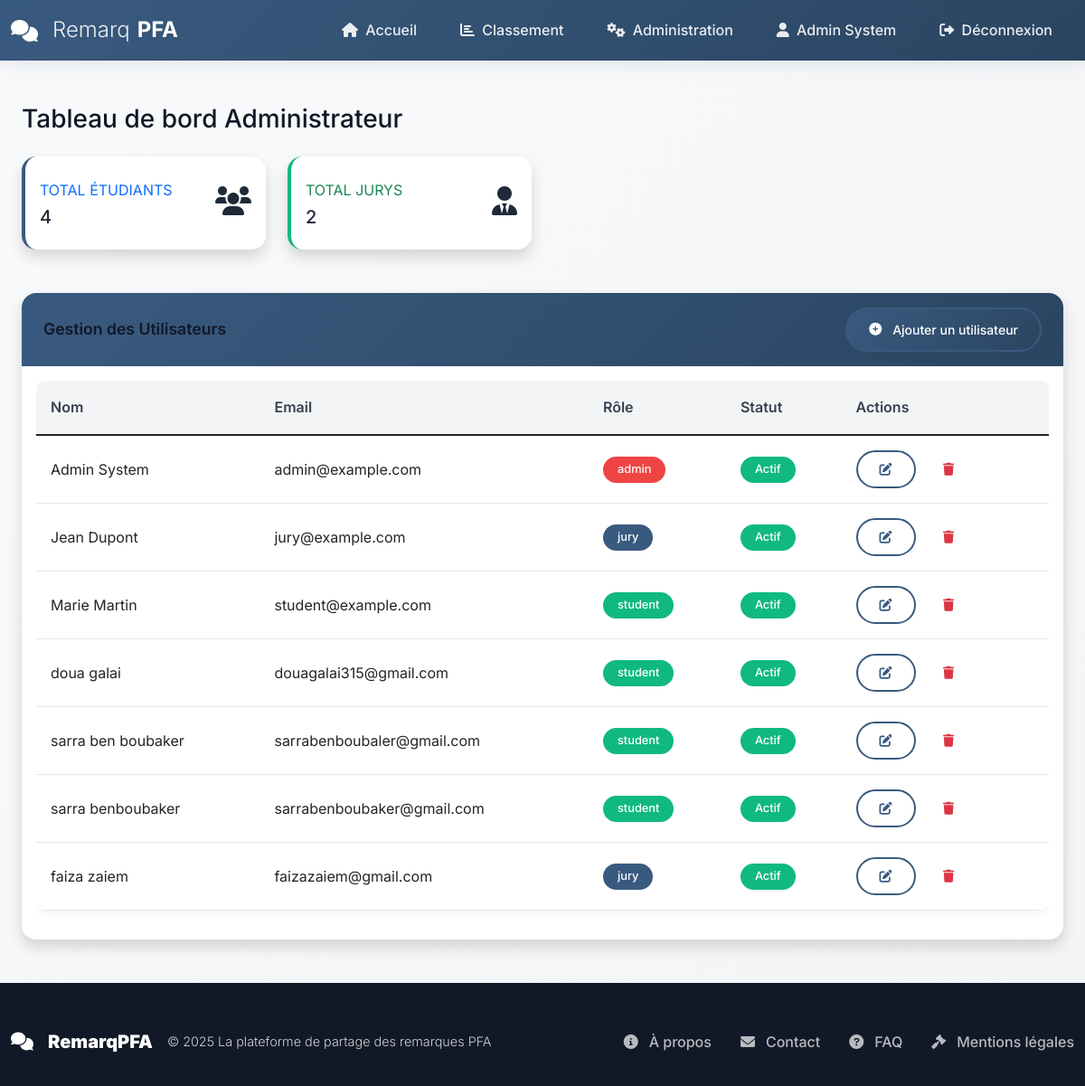
The page /admin/dashboard (signed in) on the database its author committed.
### models.py (models this page shows, shortened)
class User(UserMixin, db.Model):
    __tablename__ = 'users'
    id = db.Column(db.Integer, primary_key=True)
    username = db.Column(db.String(80), unique=True, nullable=False, index=True)
    email = db.Column(db.String(120), unique=True, nullable=False, index=True)
    password_hash = db.Column(db.String(255), nullable=False)
    first_name = db.Column(db.String(50), nullable=True)
    last_name = db.Column(db.String(50), nullable=True)
    role = db.Column(db.String(20), nullable=False, default='student')
    is_active = db.Column(db.Boolean, default=True)
    created_at = db.Column(db.DateTime, default=datetime.utcnow)
    updated_at = db.Column(db.DateTime, default=datetime.utcnow, onupdate=datetime.utcnow)
    comments_as_jury = db.relationship('Comment',
                                      foreign_keys='Comment.jury_id',
                                      backref='jury_user',
                                      lazy='dynamic')
    comments_as_student = db.relationship('Comment',
                                         foreign_keys='Comment.student_id',
                                         backref='student_user',
                                         lazy='dynamic')
    pfa_projects = db.relationship('PFAProject',
                                  foreign_keys='PFAProject.student_id',
                                  backref='project_student',
                                  lazy='dynamic')
    project_comments = db.relationship('ProjectComment',
                                      foreign_keys='ProjectComment.user_id',
                                      backref='comment_author',
                                      lazy='dynamic')
    notifications = db.relationship('Notification',
                                   foreign_keys='Notification.user_id',
                                   backref='notification_user',
                                   lazy='dynamic')
    def get_full_name(self):
        if self.first_name and self.last_name:
            return f"{self.first_name} {self.last_name}"
        return self.username

### routes/admin.py (the view)
@admin_bp.route('/dashboard')
@login_required
def dashboard():
    if current_user.role != 'admin':
        return redirect(url_for('public.home'))
    stats = {
        'total_students': User.query.filter_by(role='student').count(),
        'total_juries': User.query.filter_by(role='jury').count()
    }
    users = User.query.all()
    return render_template('admin/dashboard.html', stats=stats, users=users)

### templates/admin/dashboard.html (shortened to what this page needs)
{% extends "base.html" %}
{% block content %}
<div class="container-fluid py-4">
    <h1 class="h3 mb-4">Tableau de bord Administrateur</h1>
    <div class="row">
        <div class="col-xl-3 col-md-6 mb-4">
            <div class="card border-left-primary shadow h-100 py-2">
                <div class="card-body">
                    <div class="row no-gutters align-items-center">
                        <div class="col mr-2">
                            <div class="text-xs font-weight-bold text-primary text-uppercase mb-1">Total Étudiants</div>
                            <div class="h5 mb-0 font-weight-bold">{{ stats.total_students }}</div>
                        </div>
                        <div class="col-auto">
                            <i class="fas fa-users fa-2x text-gray-300"></i>
                        </div>
                    </div>
                </div>
            </div>
        </div>
        <div class="col-xl-3 col-md-6 mb-4">
            <div class="card border-left-success shadow h-100 py-2">
                <div class="card-body">
                    <div class="row no-gutters align-items-center">
                        <div class="col mr-2">
                            <div class="text-xs font-weight-bold text-success text-uppercase mb-1">Total Jurys</div>
                            <div class="h5 mb-0 font-weight-bold">{{ stats.total_juries }}</div>
                        </div>
                        <div class="col-auto">
                            <i class="fas fa-user-tie fa-2x text-gray-300"></i>
                        </div>
                    </div>
                </div>
            </div>
        </div>
    </div>
    <div class="row mt-4">
        <div class="col-12">
            <div class="card shadow mb-4">
                <div class="card-header py-3 d-flex justify-content-between align-items-center">
                    <h6 class="m-0 font-weight-bold">Gestion des Utilisateurs</h6>
                    <a href="{{ url_for('admin.add_user') }}" class="btn btn-primary btn-sm">
                        <i class="fas fa-plus-circle me-1"></i> Ajouter un utilisateur
                    </a>
                </div>
                <div class="card-body">
                    <div class="table-responsive">
                        <table class="table table-hover">
                            <thead>
                                <tr>
                                    <th>Nom</th>
                                    <th>Email</th>
                                    <th>Rôle</th>
                                    <th>Statut</th>
                                    <th>Actions</th>
                                </tr>
                            </thead>
                            <tbody>
                                {% for user in users %}
                                <tr>
                                    <td>{{ user.first_name }} {{ user.last_name }}</td>
                                    <td>{{ user.email }}</td>
                                    <td>
                                        <span class="badge {% if user.role == 'admin' %}bg-danger{% elif user.role == 'jury' %}bg-primary{% else %}bg-success{% endif %}">
                                            {{ user.role }}
                                        </span>
                                    </td>
                                    <td>
                                        <span class="badge {% if user.is_active %}bg-success{% else %}bg-danger{% endif %}">
                                            {{ 'Actif' if user.is_active else 'Inactif' }}
                                        </span>
                                    </td>
                                    <td>
                                        <a href="{{ url_for('admin.edit_user', user_id=user.id) }}" class="btn btn-sm btn-outline-primary">
                                            <i class="fas fa-edit"></i>
                                        </a>
                                        <button class="btn btn-sm btn-outline-danger" onclick="confirmDelete({{ user.id }})">
                                            <i class="fas fa-trash"></i>
                                        </button>
                                    </td>
                                </tr>
                                {% endfor %}
                            </tbody>
                        </table>
                    </div>
                </div>
            </div>
        </div>
    </div>
</div>
{% endblock content %}

### templates/base.html (shortened to what this page needs)
<!DOCTYPE html>
<html lang="fr">
<head>
    <link href="https://cdn.jsdelivr.net/npm/bootstrap@5.1.3/dist/css/bootstrap.min.css" rel="stylesheet">
    <link href="https://cdnjs.cloudflare.com/ajax/libs/font-awesome/6.0.0/css/all.min.css" rel="stylesheet">
    <link href="{{ url_for('static', filename='css/main.css') }}" rel="stylesheet">
    <link href="{{ url_for('static', filename='css/modern.css') }}" rel="stylesheet">
</head>
<body>
    <nav class="navbar navbar-expand-lg navbar-dark sticky-top" id="mainNav">
        <div class="container">
            <a class="navbar-brand" href="{{ url_for('public.home') }}">
                <i class="fas fa-comments me-2"></i>
                <span>Remarq</span><strong>PFA</strong>
            </a>
            <div class="collapse navbar-collapse" id="navbarNav">
                <div class="navbar-nav ms-auto">
                    <a class="nav-link" href="{{ url_for('public.home') }}" title="Accueil">
                        <i class="fas fa-home me-1"></i> Accueil
                    </a>
                    <a class="nav-link" href="{{ url_for('public.ranking') }}" title="Classement">
                        <i class="fas fa-chart-bar me-1"></i> Classement
                    </a>
                    {% if current_user.is_authenticated %}
                        {% if current_user.role == 'student' %}
                            <a class="nav-link" href="{{ url_for('student.dashboard') }}" title="Tableau de bord">
                                <i class="fas fa-tachometer-alt me-1"></i> Tableau de bord
                            </a>
                            <a class="nav-link" href="{{ url_for('student_projects.my_projects') }}" title="Mes projets">
                                <i class="fas fa-project-diagram me-1"></i> Mes projets
                            </a>
                        {% elif current_user.role == 'admin' %}
                            <a class="nav-link" href="{{ url_for('admin.dashboard') }}" title="Administration">
                                <i class="fas fa-cogs me-1"></i> Administration
                            </a>
                        {% endif %}
                        <a class="nav-link" href="{{ url_for('auth.profile') }}" title="Profil">
                            <i class="fas fa-user me-1"></i> {{ current_user.get_full_name() }}
                        </a>
                        <a class="nav-link" href="{{ url_for('auth.logout') }}" title="Déconnexion">
                            <i class="fas fa-sign-out-alt me-1"></i> Déconnexion
                        </a>
                    {% endif %}
                </div>
            </div>
        </div>
    </nav>
    <main class="flex-shrink-0">
        <div class="container mt-4">
            {% block content %}{% endblock content %}
        </div>
    </main>
    <footer class="footer mt-auto">
        <div class="container">
            <div class="footer-content">
                <div class="footer-brand">
                    <i class="fas fa-comments me-2"></i>
                    <strong>RemarqPFA</strong>
                    <span class="ms-2">© {{ current_year }} La plateforme de partage des remarques PFA</span>
                </div>
                <ul class="footer-links">
                    <li><a href="{{ url_for('public.about') }}" title="À propos"><i class="fas fa-info-circle me-1"></i>À propos</a></li>
                    <li><a href="{{ url_for('public.contact') }}" title="Contact"><i class="fas fa-envelope me-1"></i>Contact</a></li>
                    <li><a href="{{ url_for('public.faq') }}" title="FAQ"><i class="fas fa-question-circle me-1"></i>FAQ</a></li>
                    <li><a href="#" title="Mentions légales"><i class="fas fa-gavel me-1"></i>Mentions légales</a></li>
                </ul>
            </div>
        </div>
    </footer>
</body>
</html>

### templates/base.html (style rules this page uses)
:root { --primary: #395A7F; --primary-dark: #2A4561; --primary-light: #4A76A3; --primary-soft: #E8EFF7; --primary-transparent: rgba(57, 90, 127, 0.1); --gray-50: #F9FAFB; --gray-100: #F3F4F6; --gray-200: #E5E7EB; --gray-300: #D1D5DB; --gray-400: #9CA3AF; --gray-500: #6B7280; --gray-600: #4B5563; --gray-700: #374151; --gray-800: #1F2937; --gray-900: #111827; --success: #10B981; --success-dark: #059669; --success-light: #D1FAE5; --warning: #F59E0B; --warning-dark: #D97706; --warning-light: #FEF3C7; --danger: #EF4444; --danger-dark: #DC2626; --danger-light: #FEE2E2; --info: #3B82F6; --info-dark: #2563EB; --info-light: #DBEAFE; --gradient-primary: linear-gradient(135deg, var(--primary) 0%, var(--primary-dark) 100%); --gradient-gray: linear-gradient(135deg, var(--gray-100) 0%, var(--gray-200) 100%); --gradient-success: linear-gradient(135deg, var(--success) 0%, var(--info) 100%); --shadow-sm: 0 2px 10px rgba(57, 90, 127, 0.08); --shadow-md: 0 4px 20px rgba(57, 90, 127, 0.12); --shadow-lg: 0 8px 40px rgba(57, 90, 127, 0.15); --shadow-primary: 0 8px 25px rgba(57, 90, 127, 0.25); --radius-sm: 8px; --radius-md: 12px; --radius-lg: 16px; --radius-xl: 20px; --radius-full: 50px; --transition-fast: 0.2s ease; --transition-normal: 0.3s ease; --transition-slow: 0.5s ease; }
body { font-family: 'Inter', sans-serif; background: linear-gradient(135deg, var(--gray-50) 0%, var(--gray-100) 100%); color: var(--gray-800); min-height: 100vh; line-height: 1.7; font-weight: 400; }
#mainNav { background: var(--gradient-primary) !important; box-shadow: var(--shadow-md); backdrop-filter: blur(10px); transition: all var(--transition-normal); border-bottom: none; }
.navbar-brand { font-size: 1.5rem; font-weight: 700; color: white !important; display: flex; align-items: center; gap: 0.5rem; }
.navbar-brand span { font-weight: 300; opacity: 0.9; }
.navbar-brand strong { font-weight: 700; }
.nav-link { color: rgba(255, 255, 255, 0.9) !important; font-weight: 500; padding: 0.75rem 1.25rem !important; margin: 0 0.25rem; border-radius: var(--radius-full); transition: all var(--transition-normal); position: relative; overflow: hidden; }
.nav-link::before { content: ''; position: absolute; top: 0; left: -100%; width: 100%; height: 100%; background: rgba(255, 255, 255, 0.15); transition: left var(--transition-normal); z-index: -1; }
main { background: transparent; min-height: calc(100vh - 200px); }
.container { max-width: 1200px; }
.footer { background: var(--gray-900); color: white; padding: 3rem 0 2rem; margin-top: auto; }
.footer-content { display: flex; justify-content: space-between; align-items: center; flex-wrap: wrap; gap: 2rem; }
.footer-brand { font-size: 1.25rem; font-weight: 700; color: white; display: flex; align-items: center; gap: 0.5rem; }
.footer-brand span { font-weight: 300; opacity: 0.8; font-size: 0.9rem; }
.footer-links { display: flex; list-style: none; margin: 0; padding: 0; gap: 2rem; }
.footer-links a { color: rgba(255, 255, 255, 0.7); text-decoration: none; transition: all var(--transition-normal); font-weight: 500; display: flex; align-items: center; gap: 0.5rem; }
.circle-icon, .card { transition: all 0.6s cubic-bezier(0.25, 0.46, 0.45, 0.94); }
.badge { border-radius: var(--radius-full); font-weight: 500; padding: 0.5rem 1rem; font-size: 0.8rem; }
.bg-primary { background: var(--primary) !important; }
.bg-success { background: var(--success) !important; }
.bg-danger { background: var(--danger) !important; }
.btn { border-radius: var(--radius-full); font-weight: 500; padding: 0.75rem 1.5rem; transition: all var(--transition-normal); border: 2px solid transparent; display: inline-flex; align-items: center; gap: 0.5rem; }
.btn-primary { background: var(--gradient-primary); border-color: var(--primary); color: white; }
.btn-outline-primary { border-color: var(--primary); color: var(--primary); background: transparent; }
.card { border: none; border-radius: var(--radius-lg); box-shadow: var(--shadow-sm); transition: all var(--transition-normal); background: white; overflow: hidden; }
.card-header { background: var(--gradient-primary); color: white; border: none; padding: 1.5rem; font-weight: 600; }

### rows shown on the page
User: get_full_name "Admin System", first_name "Admin", last_name "System", email "admin@example.com", role "admin", is_active "Actif"
User: first_name "Jean", last_name "Dupont", email "jury@example.com", role "jury", is_active "Actif"
User: first_name "Marie", last_name "Martin", email "student@example.com", role "student", is_active "Actif"
User: first_name "doua", last_name "galai", email "douagalai315@gmail.com", role "student", is_active "Actif"
User: first_name "sarra", last_name "ben boubaker", email "sarrabenboubaler@gmail.com", role "student", is_active "Actif"
User: first_name "sarra", last_name "benboubaker", email "sarrabenboubaker@gmail.com", role "student", is_active "Actif"
User: first_name "faiza", last_name "zaiem", email "faizazaiem@gmail.com", role "jury", is_active "Actif"

### other values the page prints
{{ stats.total_students }} "4"
{{ stats.total_juries }} "2"
